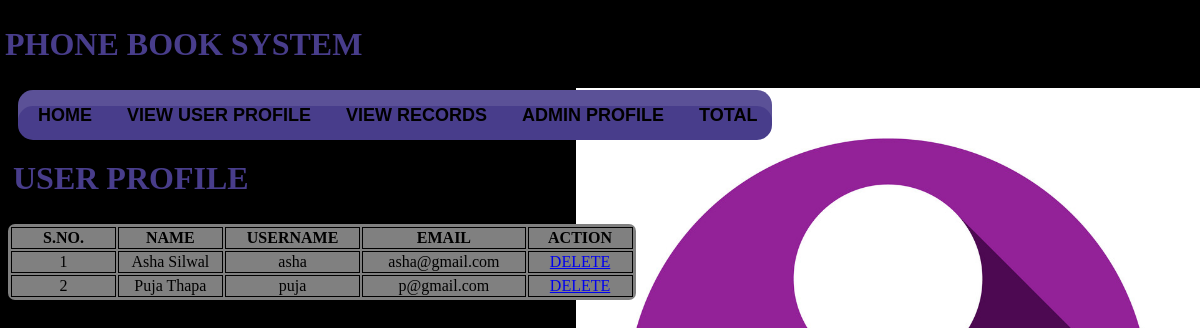
The app's page /aview-userprofile.php with its own data.
### tables this page shows
CREATE TABLE `userdetails` (
  `contact_id` int(11) NOT NULL COMMENT 'Primary Key',
  `name` varchar(255) NOT NULL,
  `username` varchar(255) NOT NULL,
  `email` varchar(255) NOT NULL,
  `password` varchar(255) NOT NULL
);

### aview-userprofile.php (the view, shortened to what this page needs)
<html>
<head>
<link rel="stylesheet" href="style.css">
</head>
<body>
<br><br>
  <?php  include_once 'amenu.php';?>
  <br><br><br>
  <div id = home>
    <h1 class="prof"> USER PROFILE</h1></div><br><br><br><br><br>
   <table class=" viewtable" >
  <tr>
  <td><strong>S.NO.</strong></td>
  <td><strong>NAME</strong></td>
  <td><strong>USERNAME</strong></td>
  <td><strong>EMAIL</strong></td>
  <td><strong>ACTION</strong></td>
  </tr>
  <?php
   require_once 'db.php';
   $count= 1;
   $query = "SELECT * FROM userdetails ORDER BY name" ;
    $result = mysqli_query($dbcon,$query);
	 while($row = @mysqli_fetch_assoc($result)){?>
  <tr>
  <td id="od"> <?php echo $count;?></td>
  <td class="ev"><?php echo $row["name"];?></td>
  <td class="od"><?php echo $row["username"];?></td>
  <td class="ev"><?php echo $row["email"];?></td>
  <td class ="od">
  <a href="adelete-user.php?adeleteid=<?php echo $row["contact_id"]; ?>" Onclick="return ConfirmDelete()">DELETE</a>
  </td>
  </tr>
 <?php $count++;}?>
	 </table>
</body>
</html>

### style.css (style rules this page uses)
div#home { position: absolute; float: left; padding: 5px; }
#home h1 { text-transform: capitalize; text-align: center; color: darkslateblue; text-decoration-color: black; }
table.viewtable { width: 53%; padding: 1px 1px; background:grey; border-radius: 7px; box-shadow: 3px 3px transparent; }
.viewtable td { border: 1px solid black; width: 70px; font-size: 16px; text-align: center; text-decoration-color:white; }

### amenu.php (style rules this page uses)
body { background-image: url("adash.png"); background-repeat: no-repeat; background-position: right; background-size: 13.5cm; background-color: black; }

### aview-userprofile.php (style rules this page uses)
body { background-image: url("aview-userprofile.png"); background-repeat: no-repeat; background-position: right; background-size: 16.5cm; background-color: black; }

### records on screen
userdetails: name "Asha Silwal", username "asha", email "asha@gmail.com"
userdetails: name "Puja Thapa", username "puja", email "p@gmail.com"
